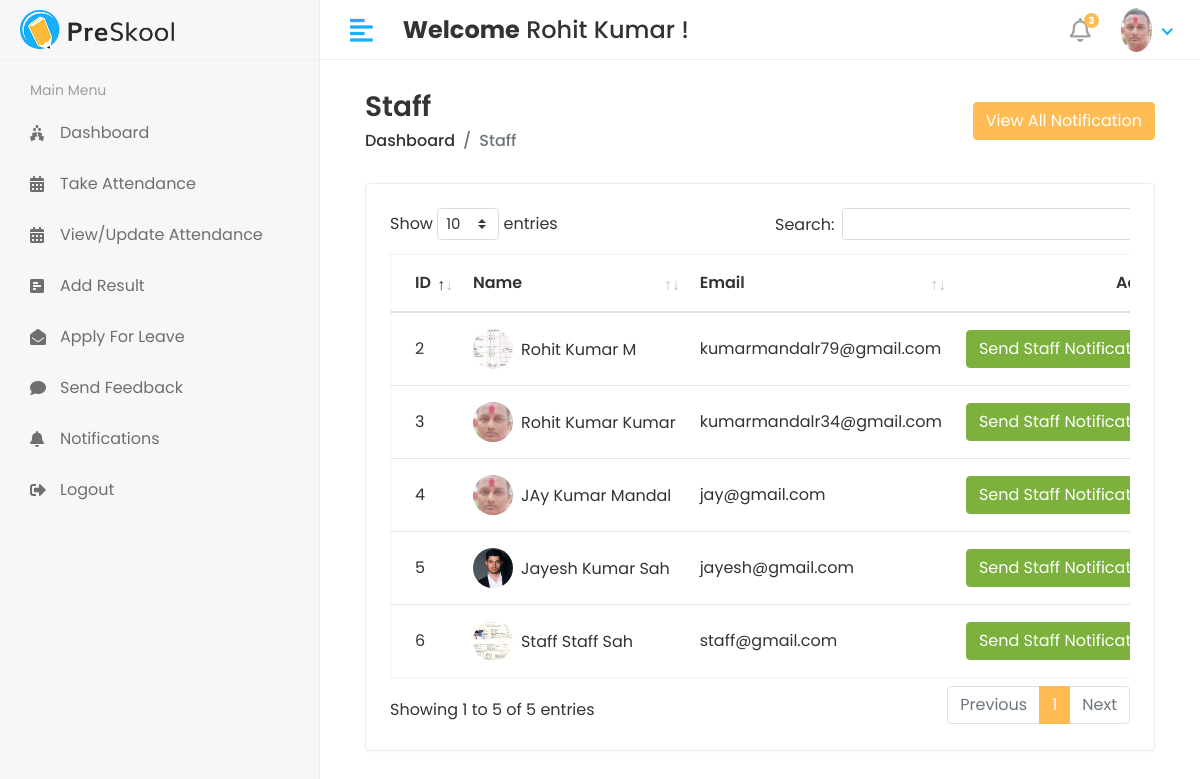
The page /Hod/Staff/Send_Notification (signed in) on the database its author committed.
### app/models.py (models this page shows, shortened)
class CustomUser(AbstractUser):
    USER = (
        (1,'HOD'),
        (2, 'STAFF'),
        (3, 'STUDENT'),
    )
    user_type = models.CharField(choices=USER,max_length=50,default=1)
    profile_pic = models.ImageField(upload_to='media/profile_pic')

class Staff(models.Model):
    admin = models.OneToOneField(CustomUser,on_delete=models.CASCADE)
    middle_name = models.CharField(max_length=100,default=True)
    address =models.TextField(default=True)
    gender =models.CharField(max_length=100)
    created_at = models.DateTimeField(auto_now_add=True)
    updated_at = models.DateTimeField(auto_now=True)

### studentmanagementsystem/Hod_View.py (the view)
# urls.py: path('Hod/Staff/Send_Notification',Hod_View.Staff_Send_Notification,name="staff_send_notification"),
@login_required(login_url='/')
def Staff_Send_Notification(request):
    staff = Staff.objects.all()
    see_notification = Staff_Notification.objects.all().order_by('-id')[0:5]
    context = {
        'staff':staff,
        'see_notification':see_notification,
    }
    return render(request,'Hod/send_staff_notification.html',context)

### templates/Hod/send_staff_notification.html (shortened to what this page needs)
{% extends 'base.html' %}
{% block content %}
{% load static %}
<div class="content container-fluid">
   <div class="page-header">
      <div class="row align-items-center">
         <div class="col">
            <h3 class="page-title">Staff</h3>
            <ul class="breadcrumb">
               <li class="breadcrumb-item"><a href="index.html">Dashboard</a></li>
               <li class="breadcrumb-item active">Staff</li>
            </ul>
         </div>
         <div class="col-auto text-right float-right ml-auto">
            <button type="button" class="btn btn-primary" data-toggle="modal" data-target="#exampleModalCenter">
            View All Notification
            </button>
         </div>
      </div>
   </div>
   <div class="row">
      <div class="col-sm-12">
         <div class="card card-table">
            <div class="card-body">
               <div class="table-responsive">
                  <table id="table_id" class="table table-hover table-center mb-0">
                     <thead>
                        <tr>
                           <th>ID</th>
                           <th>Name</th>
                           <th>Email</th>
                           <th class="text-right">Action</th>
                        </tr>
                     </thead>
                     <tbody>
                        {% for i in staff %}
                        <tr>
                           <td>{{i.id}}</td>
                           <td>
                              <h2 class="table-avatar">
                                 <a href="student-details.html" class="avatar avatar-sm mr-2"><img class="avatar-img rounded-circle" src="/{{i.admin.profile_pic}}" alt="User Image"></a>
                                 <a href="student-details.html">{{i.admin.first_name}}&nbsp;{{i.middle_name}}&nbsp;{{i.admin.last_name}}</a>
                              </h2>
                           </td>
                           <td>{{i.admin.email}}</td>
                           <td class="text-right">
                              <button type="button" class="btn btn-success" data-toggle="modal" data-target="#sendnotiofication-{{forloop.counter}}">
                              Send Staff Notification
                              </button>
                           </td>
                        </tr>
                        {% endfor %}
                     </tbody>
                  </table>
               </div>
            </div>
         </div>
      </div>
   </div>
</div>
{% endblock %}

### templates/includes/header.html (shortened to what this page needs)
    {% load static %}
         <div class="header">
            <div class="header-left">
               <a href="index.html" class="logo">
               <img src="/static/assets/img/logo.png" alt="Logo">
               </a>
            </div>
            <a href="javascript:void(0);" id="toggle_btn">
            <i class="fas fa-align-left"></i>
            </a>
            <div class="top-nav-search mt-3">
              <h4><strong>Welcome</strong>&nbsp;<span>{{ user.first_name }}&nbsp;{{ user.last_name }}</span>&nbsp;!</h4>
            </div>
            <ul class="nav user-menu">
               <li class="nav-item dropdown noti-dropdown">
                  <a href="#" class="dropdown-toggle nav-link" data-toggle="dropdown">
                  <i class="far fa-bell"></i> <span class="badge badge-pill">3</span>
                  </a>
               </li>
               <li class="nav-item dropdown has-arrow">
                  <a href="#" class="dropdown-toggle nav-link" data-toggle="dropdown">
                     {% if user.profile_pic == "" %}
                      <span class="user-img"><img class="rounded-circle" src="/static/assets/img/NoImage.jpg" width="31" alt="Ryan Taylor"></span>
                     {% else %}
                  <span class="user-img"><img class="rounded-circle" src="/{{user.profile_pic}}" width="31" alt="Ryan Taylor"></span>
                     {% endif %}
                  </a>
               </li>
            </ul>
         </div>

### static/assets/css/style.css (style rules this page uses)
html { height: 100%; }
body { background-color: #fff; color: #333; font-family: 'Poppins', sans-serif; font-size: 1rem; height: 100%; line-height: 1.5; overflow-x: hidden; }
h1, h2, h3, h4, h5, h6 { font-family: 'Poppins', sans-serif; margin-top: 0; }
a { color: #009ce7; }
input, button, a { transition: all 0.4s ease; -moz-transition: all 0.4s ease; -o-transition: all 0.4s ease; -ms-transition: all 0.4s ease; -webkit-transition: all 0.4s ease; }
input, input:focus, button, button:focus { outline: none; }
ul, ol { padding: 0px; list-style: none; }
.table { color: #333; max-width: 100%; margin-bottom: 0; width: 100%; }
.table.dataTable { border-collapse: collapse !important; border: 1px solid rgba(0, 0, 0, 0.05); }
table.table td h2 { display: inline-block; font-size: inherit; font-weight: 400; margin: 0; padding: 0; vertical-align: middle; }
table.table td h2.table-avatar { align-items: center; display: inline-flex; font-size: inherit; font-weight: 400; margin: 0; padding: 0; vertical-align: middle; white-space: nowrap; }
table.table td h2 a { color: #333; }
.table thead tr th { font-weight: 600; }
.table tbody tr { border-bottom: 1px solid rgba(0, 0, 0, 0.05); }
.table.table-center td, .table.table-center th { vertical-align: middle; }
.card-table .card-body .table > thead > tr > th { border-top: 0; }
.card-table .card-body .table tr td:first-child, .card-table .card-body .table tr th:first-child { padding-left: 1.5rem; }
.card-table .card-body .table tr td:last-child, .card-table .card-body .table tr th:last-child { padding-right: 1.5rem; }
.card-table .table td, .card-table .table th { border-top: 1px solid #e2e5e8; padding: 1rem 0.75rem; white-space: nowrap; }
.btn-primary { background-color: #FFBC53; border: 1px solid #FFBC53; }
.btn-success { background-color: #7bb13c; border: 1px solid #7bb13c }
.card { border: 1px solid #ececf5; box-shadow: 0 1px 3px 0 rgba(0, 0, 0, 0.03); margin-bottom: 1.875rem; }
.card-body { padding: 1.5rem; }
.avatar { position: relative; display: inline-block; width: 3rem; height: 3rem }
.avatar > img { width: 100%; height: 100%; -o-object-fit: cover; object-fit: cover; }
.avatar-sm { width: 2.5rem; height: 2.5rem; }
.header { background-color: #fff; border-bottom: 1px solid #f3f3f4; left: 0; position: fixed; right: 0; top: 0; z-index: 1001; height: 60px; }
.header .header-left { float: left; height: 60px; padding: 0 20px; position: relative; width: 320px; z-index: 1; transition: all 0.2s ease-in-out; background-color: #f7f7fa; border-bottom: 1px solid #efefef; border-right: 1px solid #ececf5; display: flex; align-items: center; }
.header .header-left .logo { display: inline-block; line-height: 60px; }
.header .header-left .logo img { max-height: 40px; width: auto; }
.header .dropdown-toggle:after { display: none; }
.header .has-arrow .dropdown-toggle:after { border-top: 0; border-left: 0; border-bottom: 2px solid #18aefa; border-right: 2px solid #18aefa; content: ''; height: 8px; display: inline-block; pointer-events: none; -webkit-transform-origin: 66% 66%; -ms-transform-origin: 66% 66%; transform-origin: 66% 66%; -webkit-transform: rotate(45deg); -ms-transform: rotate(45deg); transform: rotate(45deg); -webkit-transition: all 0.15s ease-in-out; transition: all 0.15s ease-in-out; width: 8px; vertical-align: 0px; }
.user-menu { float: right; margin: 0; position: relative; z-index: 99; padding-right: 15px; }
.user-menu.nav > li > a { color: #a0a0a0; font-size: 14px; line-height: 58px; padding: 0 15px; height: 60px; }
.user-img { margin-right: 3px; position: relative; }
.top-nav-search { float: left; margin-left: 15px; }
.page-header { margin-bottom: 1.875rem; }
.page-header .breadcrumb { background-color: transparent; color: #6c757d; font-size: 1rem; font-weight: 500; margin-bottom: 0; padding: 0; }
.page-header .breadcrumb a { color: #333; }
.page-title { font-size: 28px; font-weight: 600; color: #333; margin-bottom: 5px; }
.user-menu.nav > li > a .badge { background-color: #FFBC53; display: block; font-size: 10px; font-weight: bold; height: 15px; width: 15px; position: absolute; right: 7px; top: 13px; color: #fff; padding: 3px; }
.user-menu.nav > li > a > i { font-size: 1.5rem; line-height: 60px; }
@media (min-width: 992px) { #toggle_btn { align-items: center; color: #18aefa; display: inline-flex; float: left; font-size: 26px; height: 60px; justify-content: center; margin-left: 15px; padding: 0 15px; } }

### rows shown on the page
CustomUser: first_name "Rohit", last_name "Kumar", profile_pic (picture)
Staff: id "2", admin.profile_pic (picture), admin.first_name "Rohit", middle_name "Kumar", admin.last_name "M", admin.email "kumarmandalr79@gmail.com"
Staff: id "3", admin.profile_pic (picture), admin.first_name "Rohit", middle_name "Kumar", admin.last_name "Kumar", admin.email "kumarmandalr34@gmail.com"
Staff: id "4", admin.profile_pic (picture), admin.first_name "JAy", middle_name "Kumar", admin.last_name "Mandal", admin.email "jay@gmail.com"
Staff: id "5", admin.profile_pic (picture), admin.first_name "Jayesh", middle_name "Kumar", admin.last_name "Sah", admin.email "jayesh@gmail.com"
Staff: id "6", admin.profile_pic (picture), admin.first_name "Staff", middle_name "Staff", admin.last_name "Sah", admin.email "staff@gmail.com"
